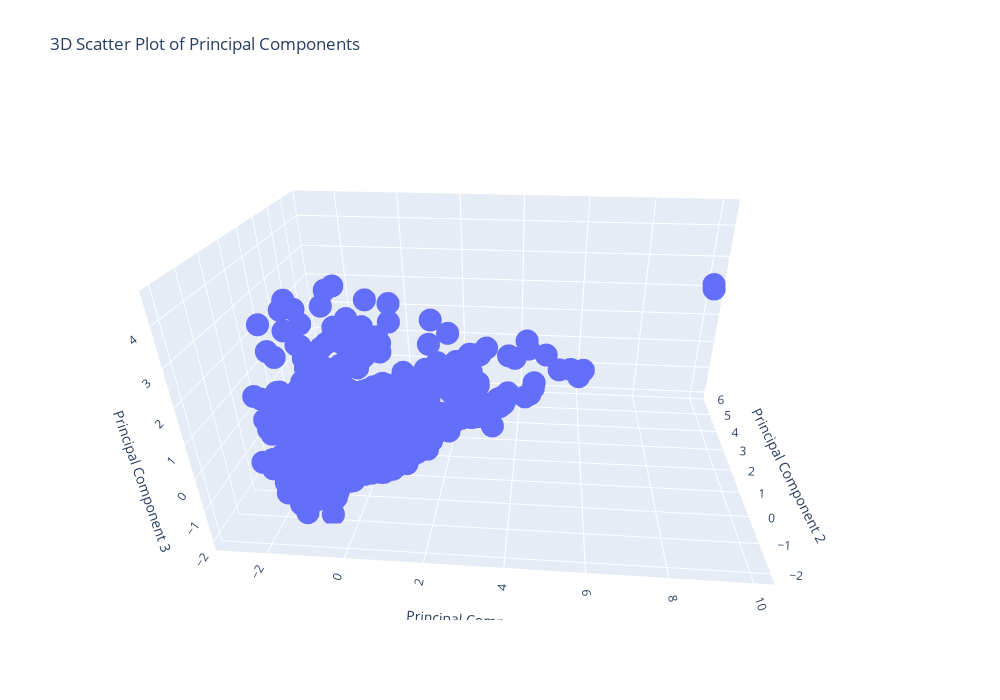

The notebook cell saved with this chart:
### Code cell
import plotly.express as px

# Creating an interactive 3D scatter plot using Plotly for the first 2000 data points
df_plot = df_pca.iloc[:2000, :]
fig = px.scatter_3d(df_plot, x='PC1', y='PC2', z='PC3', title='3D Scatter Plot of Principal Components')
fig.update_layout(scene=dict(
                    xaxis_title='Principal Component 1',
                    yaxis_title='Principal Component 2',
                    zaxis_title='Principal Component 3'
                ),
                width=1000, height=700)
fig.show()

### Figure 1 — Plotly figure (JSON) as saved in the notebook; plotly's stock layout.template omitted (floating-point values rounded to 4 significant figures; data arrays with more than 128 entries replaced by an {"elided": "..."} marker saying what was removed)
{"data": [{"hovertemplate": "PC1=%{x}<br>PC2=%{y}<br>PC3=%{z}<extra></extra>", "legendgroup": "", "marker": {"color": "#636efa", "symbol": "circle"}, "mode": "markers", "name": "", "scene": "scene", "showlegend": false, "type": "scatter3d", "x": {"elided": "2000 float values"}, "y": {"elided": "2000 float values"}, "z": {"elided": "2000 float values"}}], "layout": {"height": 700, "legend": {"tracegroupgap": 0}, "scene": {"aspectmode": "auto", "aspectratio": {"x": 1.479, "y": 0.8916, "z": 0.7581}, "camera": {"center": {"x": 0, "y": 0, "z": 0}, "eye": {"x": 0.1304, "y": -1.631, "z": 0.8939}, "projection": {"type": "perspective"}, "up": {"x": 0, "y": 0, "z": 1}}, "domain": {"x": [0, 1], "y": [0, 1]}, "xaxis": {"title": {"text": "Principal Component 1"}, "type": "linear"}, "yaxis": {"title": {"text": "Principal Component 2"}, "type": "linear"}, "zaxis": {"title": {"text": "Principal Component 3"}, "type": "linear"}}, "title": {"text": "3D Scatter Plot of Principal Components"}, "width": 1000}}
